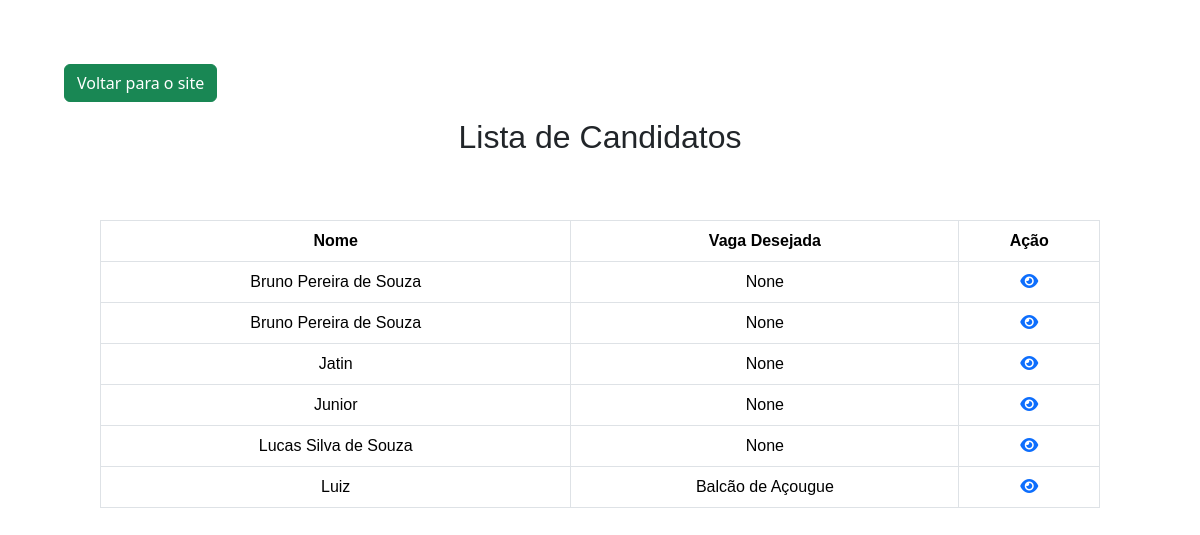
Page /trabalheconosco/admin on the earlier database version.
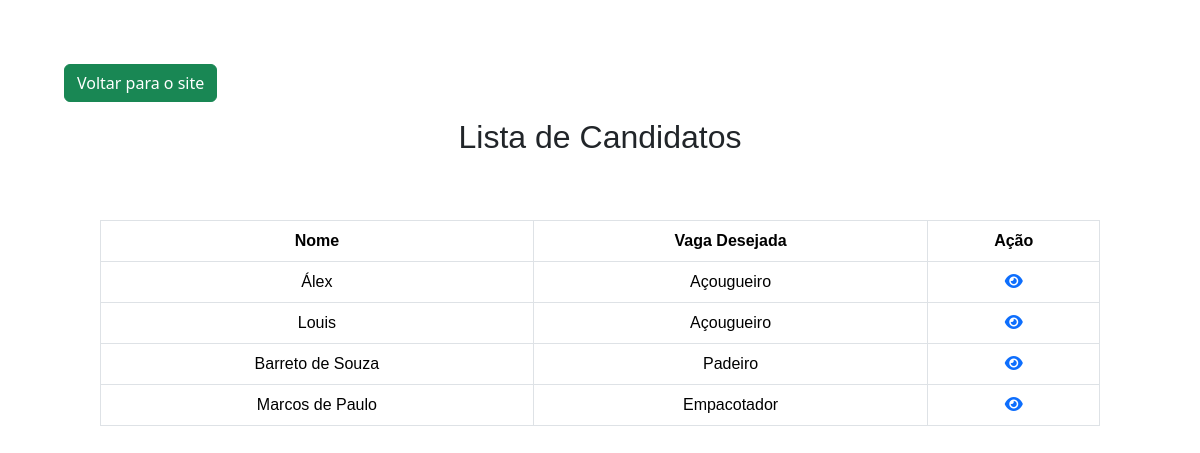
Same page on the later database version.
### ofertas/models.py (models this page shows, shortened)
class Candidato(models.Model):
    nome = models.CharField(max_length=250)
    email = models.EmailField()
    telefone = models.CharField(max_length=11)
    endereco = models.CharField(max_length=100)
    estado = models.ForeignKey(Estado, on_delete=models.CASCADE)
    curriculo = models.ImageField(upload_to='static/ofertas/img')
    vaga_emprego = models.ForeignKey(Vaga_emprego, on_delete=models.SET_NULL,
                                     null=True, default='')

class Vaga_emprego(models.Model):
    nome_vaga = models.CharField(max_length=50)
    carga_horaria = models.FloatField()
    salario = models.FloatField()
    def __str__(self):
        return self.nome_vaga

### ofertas/views.py (the view)
# urls.py: path('trabalheconosco/admin', views.candidato_listar, name='candidato_listar'),
@has_role_decorator('administrador')
def candidato_listar(request):
    candidatos = Candidato.objects.all()
    context = {'candidatos': candidatos}
    return render(request, 'ofertas/pages/candidatos_admin.html', context)

### ofertas/templates/ofertas/pages/candidatos_admin.html
{% include 'ofertas/partials/head.html' %}
<body>
    <a href="{% url 'index' %}" class="btn btn-success mb-3 new voltar">Voltar para o site</a>
    <h2 class="h2_admin">Lista de Candidatos</h2>
    <div class="main-content-admin">
        <table class=" table table-bordered">
            <thead>
                <tr>
                    <th>Nome</th>
                    <th>Vaga Desejada</th>
                    <th>Ação</th>
                </tr>
            </thead>
            <tbody>
                {% for candidato in candidatos %}
                <tr>
                    <td>{{candidato.nome}}</td>
                    <td>{{candidato.vaga_emprego}}</td>
                    <td><a href="{% url 'candidato_detalhe' id=candidato.id %}" class="link-candidato-ver"><i
                                class="fa-regular fa-eye"></i></a></td>
                </tr>
                {% endfor %}
            </tbody>
        </table>
</body>

Differences in the rows shown:
removed Candidato: nome "Lucas Silva de Souza", vaga_emprego "None"
removed Candidato: nome "Luiz", vaga_emprego "Balcão de Açougue"
changed Candidato: nome "Bruno Pereira de Souza" → "Álex"; vaga_emprego "None" → "Açougueiro"
changed Candidato: nome "Bruno Pereira de Souza" → "Louis"; vaga_emprego "None" → "Açougueiro"
changed Candidato: nome "Jatin" → "Barreto de Souza"; vaga_emprego "None" → "Padeiro"
changed Candidato: nome "Junior" → "Marcos de Paulo"; vaga_emprego "None" → "Empacotador"
